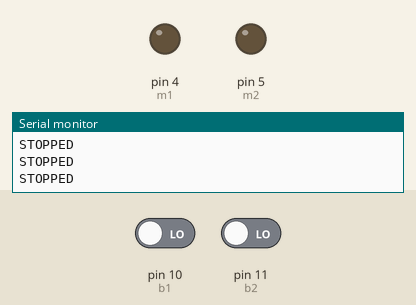
Simulated run of this sketch. Board: Arduino Uno, built with avr-gcc and run on an emulated ATmega328P. Shown: output pins drawn as LEDs (lit = HIGH), the last lines printed to the serial monitor. The inputs (shaded band) are chosen by the test bench; at power-on: pin 10 (b1) LOW, pin 11 (b2) LOW.

Above: at 4.8 s.
4.9 s: pin 10 (b1) driven HIGH
At 6.4 s:
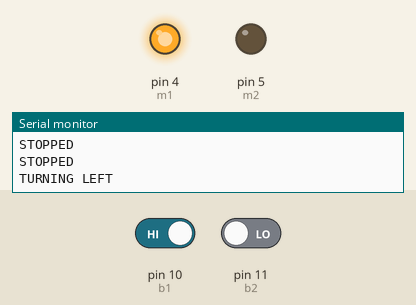
7.6 s: pin 11 (b2) driven HIGH
At 9.2 s:
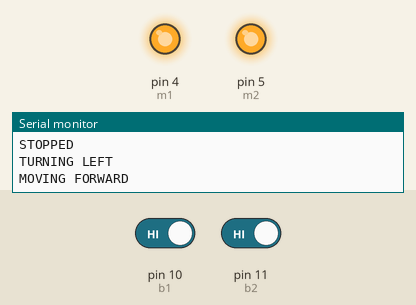
10.3 s: pin 10 (b1) driven LOW
At 13.2 s:
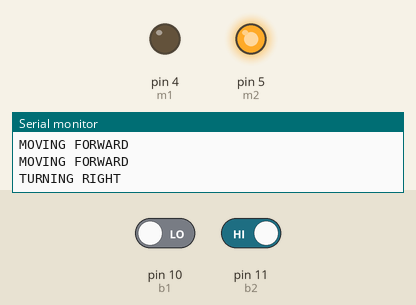
13.5 s: pin 11 (b2) driven LOW
At 15.0 s:
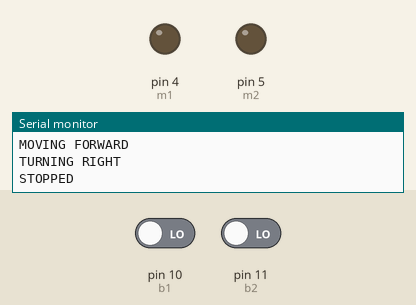
Timing chart, 0 to 16.5 s (numbered marks = the images above; inputs shaded):
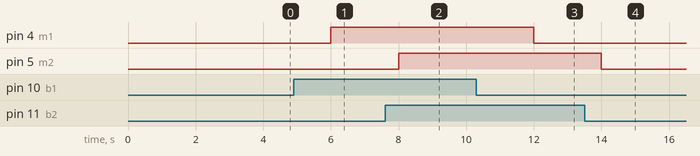

Measured:
- after the input at 4.9 s, pin 4 (m1): LOW → HIGH after 1.1 s
- after the input at 7.6 s, pin 5 (m2): LOW → HIGH after 0.40 s
- after the input at 10.3 s, pin 4 (m1): HIGH → LOW after 1.7 s
- after the input at 13.5 s, pin 5 (m2): HIGH → LOW after 0.50 s

The sketch:

Line_Follower.ino
```cpp
#define m1 4
#define m2 5
int b1=10,b2=11;
int l1=0,l2=0;

void setup()
{
pinMode(10,INPUT);
pinMode(11,INPUT);
pinMode(m1, OUTPUT);
pinMode(m2, OUTPUT);
Serial.begin(9600);


}

void loop(){
  l1=digitalRead(b1);
  l2=digitalRead(b2);
 // Move Forward
 if(l1==HIGH && l2==HIGH){
digitalWrite(m1, HIGH);
digitalWrite(m2, HIGH);
Serial.println("MOVING FORWARD");

delay(2000);
 }


// Turn right
if(l1==LOW && l2==HIGH){
digitalWrite(m1, LOW);
digitalWrite(m2, HIGH);
Serial.println("TURNING RIGHT");

delay(2000);
}
// turn left
if(l1==HIGH && l2==LOW){
digitalWrite(m1, HIGH);
digitalWrite(m2, LOW);
Serial.println("TURNING LEFT");

delay(2000);
}

//Stop
if(l1==LOW && l2==LOW){
digitalWrite(m1, LOW);
digitalWrite(m2, LOW);
Serial.println("STOPPED");

delay(2000);
}
}
```
